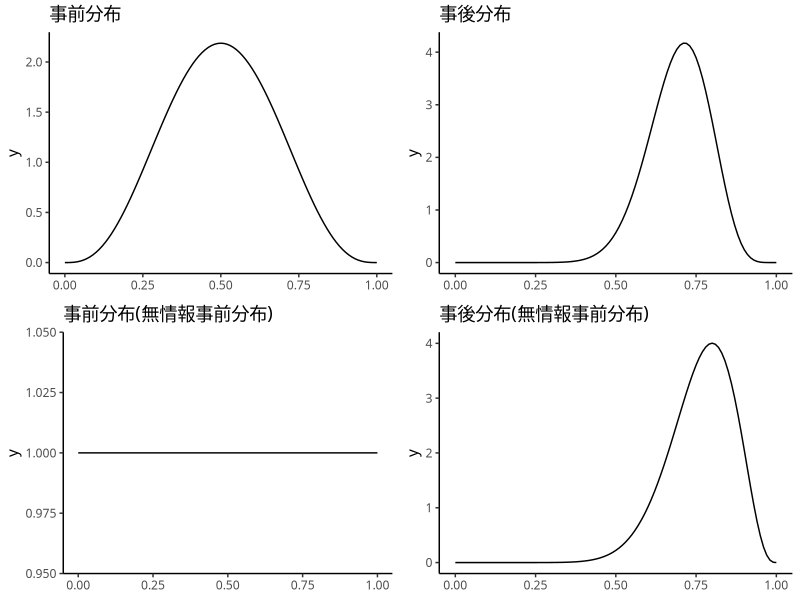

Write R code to recreate this figure.
library(ggplot2)
library(gridExtra)

p1 <- ggplot() +
  xlim(0, 1) +
  geom_function(fun  = dbeta,
                args = list(shape1 = 4,
                            shape2 = 4)) +
  ggtitle("事前分布") +
  theme_classic(base_family = "IPAexGothic")

p2 <- ggplot() +
  xlim(0, 1) +
  geom_function(fun  = dbeta,
                args = list(shape1 = 16,
                            shape2 = 7)) +
  ggtitle("事後分布") +
  theme_classic(base_family = "IPAexGothic")

p3 <- ggplot() +
  xlim(0, 1) +
  geom_function(fun = dbeta,
                args = list(shape1 = 1,
                            shape2 = 1)) +
  ggtitle("事前分布(無情報事前分布)") +
  theme_classic(base_family = "IPAexGothic")

p4 <- ggplot() +
  xlim(0, 1) +
  geom_function(fun = dbeta,
                args = list(shape1 = 13,
                            shape2 = 4)) +
  ggtitle("事後分布(無情報事前分布)") +
  theme_classic(base_family = "IPAexGothic")

gridExtra::grid.arrange(p1, p2, p3, p4, nrow = 2)